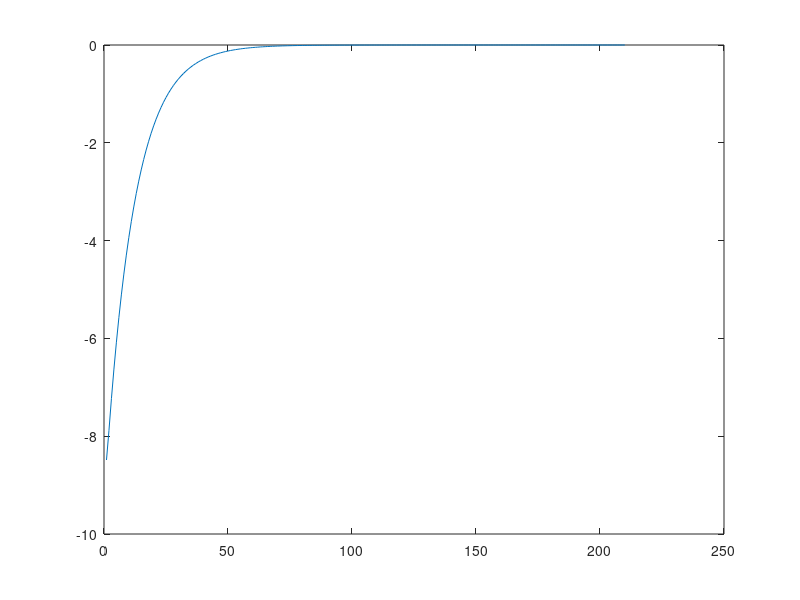
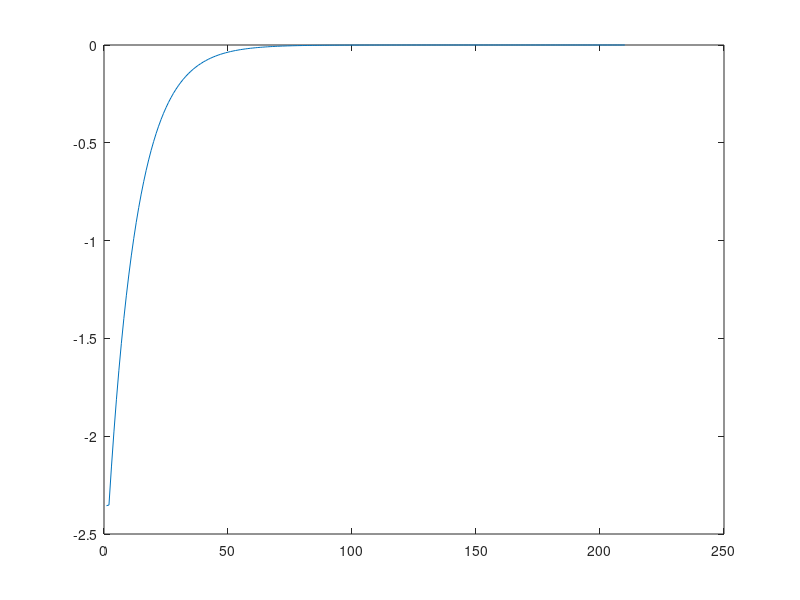

Write MATLAB code to recreate these figures, in order.
t=0
 t=0:t+.3:25
 x1=[(-0.028.*sin(t).^2)-(0.1068.*sin(t).^2.*exp(-0.289.*t))-(0.3656.*sin(t).*cos(t))+(0.3676.*cos(t).*sin(t).*exp(-0.289.*t))+(0.283.*sin(t))+(0.01068.*exp(-0.289.*t).*sin(t))+(0.3656.*cos(t))-(9.19.*cos(exp(-0.289.*t)))+(0.002.*sin(t).*exp(-17.445.*t))+(0.002.*exp(-17.445.*t))]
 x2=[0.7228.*sin(t).^2-6.675e-3.*sin(t).*exp(-0.289*t)-0.2702.*sin(t).*cos(t)+0.229.*sin(t).*cos(t).*exp(-0.289.*t)-0.722.*sin(t)+6.675e-3.*sin(t).*exp(-0.289.*t)+0.2702-0.229.*cos(t).*exp(-0.289.*t)+0.041.*sin(t).*exp(-17.445.*t)-0.0412.*exp(-17.445.*t)]
 figure(1)
 plot(x1)
 figure(2)
 plot(x2)
 t2=0
 t2=0:t2+.3:20*pi
  x1t=[(1.01).*(exp(-.289.*t2).*x1(84))-(.016.*exp(-17.445.*t2).*x1(84))+(0.58).*(exp(-.289.*t2)).*(x2(84))-((.058).*(exp(-17.445.*t2)).*(x2(84)))]
  x2t=[(.292).*(exp(-.289*t2)).*(x1(84)-(.292).*((exp(-17.445*t2)).*(x1(84))))-((-.018).*(exp(-.289.*t2).*(x2(84)))+(1.012).*(exp(-17.445.*t2).*(x2(84))))]
  figure(1)
   plot(x1t)
   figure(2)
   plot(x2t)
